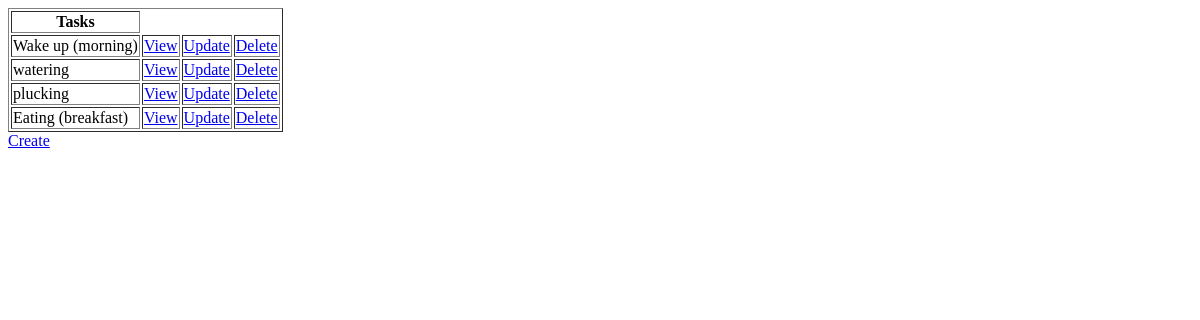
Before: / with the older database file.
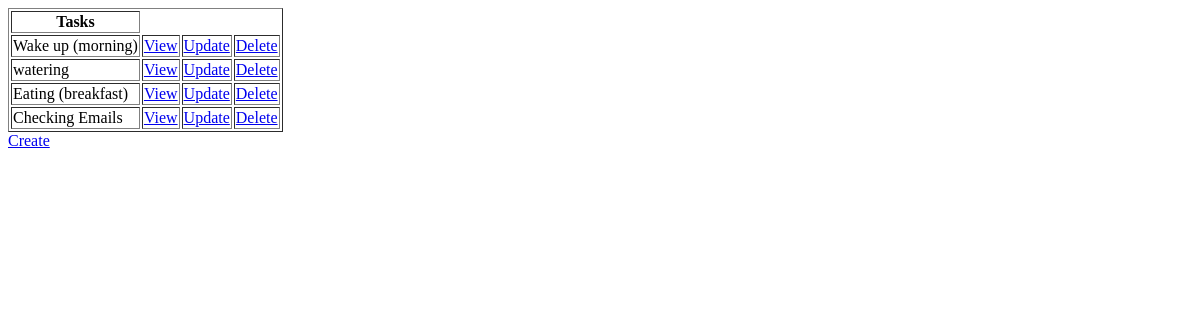
After: the same page with the newer database file.
### todo/models.py (models this page shows, shortened)
class task(models.Model):
    title = models.CharField(max_length = 200, null  = True)
    description = models.TextField(null = True, blank = True)
    complete = models.BooleanField(default = False)
    created = models.DateTimeField(auto_now_add=True)

### todo/views.py (the view)
# urls.py: path('',Tasklist.as_view(), name = "Task"),
class Tasklist(ListView):
    model = task
    context_object_name = 'task'
    template_name = 'todo/index.html'

### todo/templates/todo/index.html (shortened to what this page needs)
<!DOCTYPE html>
<html lang="en">
<head>
</head>
<body>
    <table border="1">
        <tr>
            <th>Tasks</th>
        </tr>
        {% for tasks in task %}
        <tr>
            <td>{{tasks.title}}</td>
            <td><a href="{% url 'details' tasks.id %}"> View </a></td>
            <td><a href="{% url 'update' tasks.id %}"> Update </a></td>
            <td><a href="{% url 'delete' tasks.id %}"> Delete </a></td>
        </tr>
        {% empty %}
        <h3> No item in list </h3>
        <a herf=""> Add New Item</a>
        {% endfor %}
    </table>
    <a href="{% url 'create'  %}"> Create </a>
</body>
</html>

Changed rows visible on the page:
removed task: title "plucking"
added task: title "Checking Emails"
